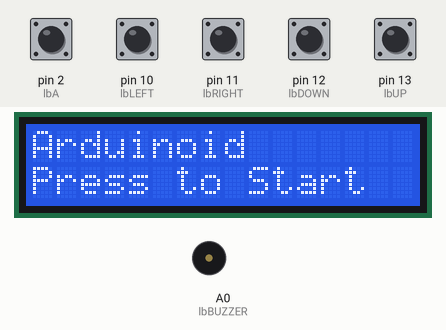
Recording of a sketch running on a simulated Arduino Uno, built with avr-gcc and run on an emulated ATmega328P. On the bench: 16×2 character LCD, buzzer (waves = sounding). The test bench sets the inputs (shaded band); at power-on: pin 2 (lbA), pin 10 (lbLEFT), pin 11 (lbRIGHT), pin 12 (lbDOWN), pin 13 (lbUP) HIGH. Random numbers use the default seed unless the sketch sets one; what the sketch prints to the serial monitor is not drawn.

Above: at 5.5 s.
5.6 s: pin 2 (lbA) pulled LOW for 0.2 s
At 6.6 s:
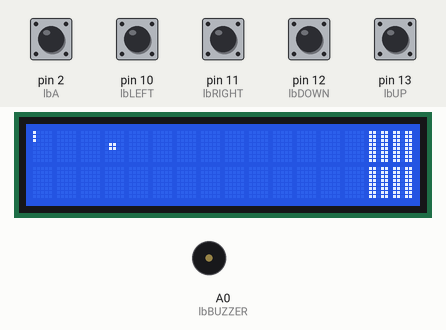
7.3 s: pin 12 (lbDOWN) pulled LOW for 1 s
At 8.2 s:
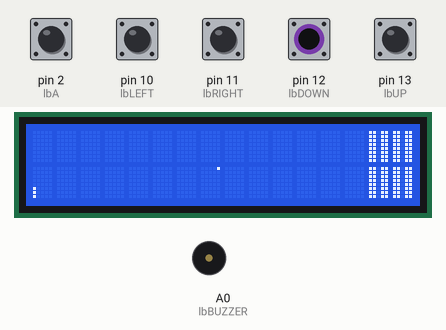
9.8 s: pin 13 (lbUP) pulled LOW for 1 s
At 10.55 s:
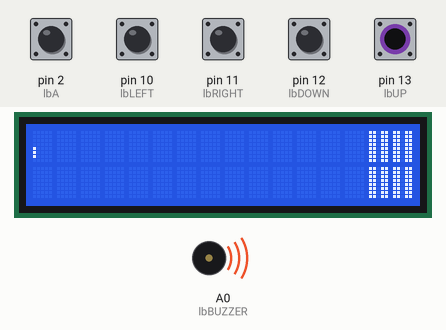
12.3 s: pin 12 (lbDOWN) pulled LOW for 1 s
At 16.11 s:
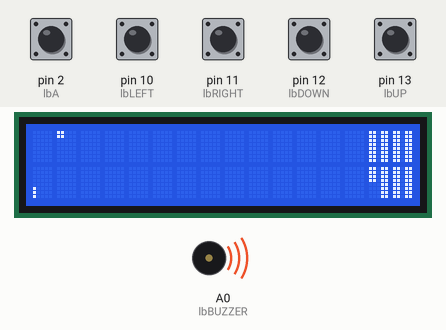
16.3 s: pin 13 (lbUP) pulled LOW for 0.2 s
At 21.39 s:
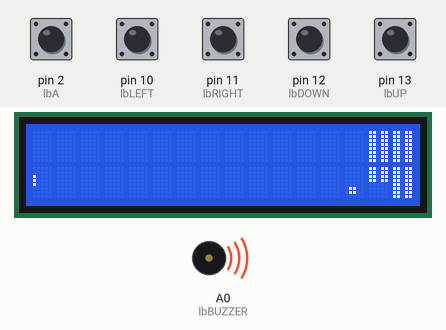
22.8 s: pin 13 (lbUP) pulled LOW for 1 s
At 30.66 s:
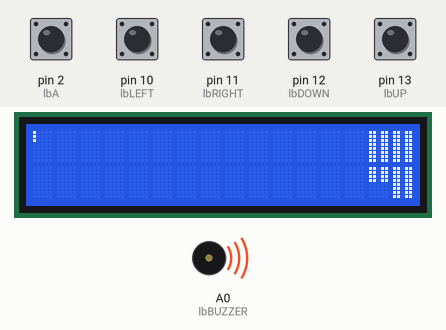
Timing chart, 0 to 50.5 s (numbered marks = the images above; inputs shaded):
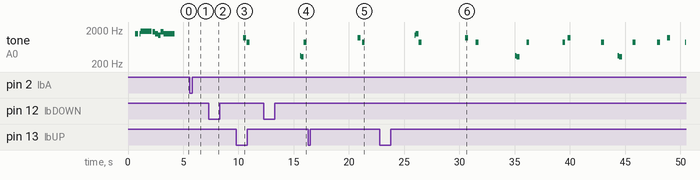

Measured:
- after the input at 5.6 s, the display: first changes at once (image 1 shows a later state)
- by itself, tone on A0 (lbBUZZER): plays 1397 Hz for 0.13 s, 1567 Hz for 0.25 s, 880 Hz for 0.25 s, 1174 Hz for 0.25 s, 880 Hz for 0.25 s, 349 Hz for 0.13 s … (17 notes in this stretch)

The sketch:

Arduinoid.ino
```cpp
// Original Written by Mason 2012
// Modified by Lonely Binary to fit the LCD 1602 Shield

#include <LiquidCrystal.h>

LiquidCrystal lcd(9, 8, 7, 6, 5, 4);
int adc_key_in  = 0;
#define btnRIGHT  0
#define btnUP     1
#define btnDOWN   2
#define btnLEFT   3
#define btnSELECT 4
#define btnNONE   5

#define lbUP 13
#define lbDOWN 12
#define lbLEFT 10
#define lbRIGHT 11
#define lbA 2
#define lbB 3
#define lbBUZZER A0

int bpm = 30;
const int whole = (60000/bpm);
const int half = 30000/bpm;
const int quarter = 15000/bpm;
const int eight = 7500 / bpm;
const int sixteenth = 3750 / bpm;
const int thirty2 = 1875 / bpm;


float vballx = 1;
float vbally = 0.2;
float xball = 1;
float yball = 1;
int xmax = 80;
int delaytime = 60;
int score;

//define graphics
byte dot[8] = {
  0x0,
  0x0,
  0x0,
  0x0,
  0x0,
  0x0,
  0x0,
  0x0
};
byte paddle[8] = {
  B00000,
  B00000,
  B00000,
  B00000,
  B00000,
  B11000,
  B11000,
  B11000
};
byte wallFR [8] = {
  0x0,
  0x0,
  0x0,
  0x0,
  0x0,
  0x0,
  0x0,
  0x0
};
byte wallFL [8] = {
  0x0,
  0x0,
  0x0,
  0x0,
  0x0,
  0x0,
  0x0,
  0x0
};
byte wallBR [8] = {
  0x0,
  0x0,
  0x0,
  0x0,
  0x0,
  0x0,
  0x0,
  0x0
};
byte wallBL [8] = {
  0x0,
  0x0,
  0x0,
  0x0,
  0x0,
  0x0,
  0x0,
  0x0
};
//Define the wall tiles
boolean wallarray [16] = {
  1,1,1,1,
  1,1,1,1,
  1,1,1,1,
  1,1,1,1};

int lcd_key     = 0;
int paddle_pos = 1;

int read_LCD_buttons()
{
  if (digitalRead(lbUP) == 0) return  btnUP;
  if (digitalRead(lbDOWN) == 0) return  btnDOWN;
  if (digitalRead(lbLEFT) == 0) return  btnLEFT;
  if (digitalRead(lbRIGHT) == 0) return  btnRIGHT;
  if (digitalRead(lbA) == 0) return  btnSELECT;
  return btnNONE;  // when all others fail, return this...
}
void getPaddle() {

  lcd_key = read_LCD_buttons();  // read the buttons
  switch (lcd_key)               // depending on which button was pushed, we perform an action
  {
  case btnUP:
    {
      if (paddle_pos > 1) paddle_pos -= 1;
      break;
    }
  case btnDOWN:
    {
      if (paddle_pos < 14) paddle_pos += 1;
      break;
    }
  }
}

void drawwalls()
{
  for (int i=0; i < 8; i+=4)
  {
    for (int j = 0; j<4; j++)
    {
      wallFL[j+i]=wallarray[i/2]*16+wallarray[i/2]*8+wallarray[i/2+1]*2+wallarray[i/2+1]*1;
      wallFR[j+i]=wallarray[i/2+4]*16+wallarray[i/2+4]*8+wallarray[i/2+5]*2+wallarray[i/2+5]*1;
      wallBL[j+i]=wallarray[i/2+8]*16+wallarray[i/2+8]*8+wallarray[i/2+9]*2+wallarray[i/2+9]*1;
      wallBR[j+i]=wallarray[i/2+12]*16+wallarray[i/2+12]*8+wallarray[i/2+13]*2+wallarray[i/2+13]*1;
    }
  }
  lcd.createChar(2,wallFL);
  lcd.createChar(3,wallFR);
  lcd.createChar(4,wallBL);
  lcd.createChar(5,wallBR);
  lcd.setCursor(14,0);
  lcd.write((byte)2);
  lcd.write((byte)4);
  lcd.setCursor(14,1);
  lcd.write((byte)3);
  lcd.write((byte)5);
}
//place dot on screen (80x16)
void placedot(int x, int y) {
  createdot(x%5,y%8);
  lcd.setCursor(x/5,y/8);
  lcd.write((byte)0);
}
void placepaddle(int y) {
  for (int i=0;i<8;i++){
    paddle[i]=0x0;
  }
  if (y%8>0) paddle[y%8-1] = 0x10;
  paddle[y%8] = 0x10;
  if (y%8<7)paddle[y%8+1] = 0x10;
  lcd.createChar(1,paddle);
  lcd.setCursor(0,y/8);
  lcd.write((byte)1);
}

//draw a dot in the 5x8 space of the character at location x,y
void createdot(int x, int y)  {
  for (int i=0;i<8;i++){
    dot[i]=0x0;
  }
  if (y > 0) dot[y-1] = (B11000 >> x);
  dot[y] = (B11000 >> x);
  lcd.createChar(0,dot);
}
int blockcounter = 0;
void handlecollisions()
{
  xball = xball + vballx;
  yball = yball + vbally;
  //Handle collisions in y
  if ((yball > 15) || (yball < 1)) {
    vbally = -vbally;
    tone(lbBUZZER,880,eight);
  }
  //Handle Collisions in x

  if (xball > 69) //is the ball in the correct area
  {
    for (int i=0;i < 16; i++)
    {
      if (xball>(70+2*(i%2)+5*(i/8))) {//x condition met
        if ((yball>(2*(i%8)))&&(yball<(2*(i%8)+4))){ // y condition met
          if (wallarray[i] == 1){ //wall exists
           tone(lbBUZZER,1174,eight);
           delay(eight);
            wallarray[i]=0;
            vballx = -vballx;
            xball = 70;
          }
        }
      }
    }
  }
  // Check to see if at edge of screen.
  if (xball > xmax)   {
    vballx = -vballx;
    tone(lbBUZZER,880,eight);
  }

  //check for ball and paddle
  if (xball < 1)   {
    if (paddle_pos > int(yball)-2 && paddle_pos < int(yball)+2){
      tone(lbBUZZER,1397,sixteenth);
      delay(sixteenth);
      tone(lbBUZZER,1567,eight);
      vballx = -vballx;
      vbally *= random(1,4) ;
      vbally /= 2;
      Serial.println(vbally);
      score += 1;
      //xmax -= 2;
      delaytime -= 2;
      vballx += 0.1;
      int left = 0;
      for (int i=0;i<16;i++)
      { left += wallarray[i];
      }
      if (left < 1)       {
        lcd.clear();
        lcd.print("You Win! ");
        arkanoidsong();
        lcd.print(score);
        delay(15000);
        xmax = 80;
        score = 0;
        delaytime = 60;
        for (int i=0;i< 16;i++)
        {wallarray[i]=1;}

      }
    }
    else {
      tone(lbBUZZER,349,sixteenth);
      delay(sixteenth);
      tone(lbBUZZER,329,eight);
      vballx = -vballx;
      vbally *= random(1,4) ;
      vbally /= 2;
      score -=1;
    }
  }
}

void arkanoidsong(){
    tone(lbBUZZER, 1568, eight);//g6
  delay(eight);
  noTone(lbBUZZER);
  delay(sixteenth);
  tone(lbBUZZER, 1568, sixteenth);//g6
  delay(sixteenth);
  tone(lbBUZZER, 1864, half);//a#6
  delay(half);
  noTone(lbBUZZER);
  delay(thirty2);
  tone(lbBUZZER, 1760, eight);//a6
  delay(eight);
  tone(lbBUZZER, 1568, eight);//g6
  delay(eight);
  tone(lbBUZZER, 1396, eight);//f6
  delay(eight);
  tone(lbBUZZER, 1760, eight);//a6
  delay(eight);
  tone(lbBUZZER, 1568, half);
  delay(half);
}

void setup() {
  pinMode(lbUP,INPUT_PULLUP);
  pinMode(lbDOWN,INPUT_PULLUP);
  pinMode(lbLEFT,INPUT_PULLUP);
  pinMode(lbRIGHT,INPUT_PULLUP);
  pinMode(lbA,INPUT_PULLUP);
  pinMode(lbB,INPUT_PULLUP);
  pinMode(lbBUZZER,OUTPUT);

  lcd.begin(16, 2);
  delay(100);
  lcd.clear();
  lcd.setCursor(0,0);
  lcd.print("Arduinoid");
  lcd.setCursor(0,1);
  lcd.print("Get the Bricks");

  delay(500);
  arkanoidsong();
  delay(500);
  lcd.setCursor(0,1);
  lcd.print("Press to Start");
  while(read_LCD_buttons() == btnNONE )
  {
    delay(10);
  }
  Serial.begin(9600);
}

void loop() {
  lcd.clear();
  getPaddle();

  drawwalls();
  placepaddle(paddle_pos);
    handlecollisions();
  placedot(xball,yball);

  delay(delaytime);

}
```
